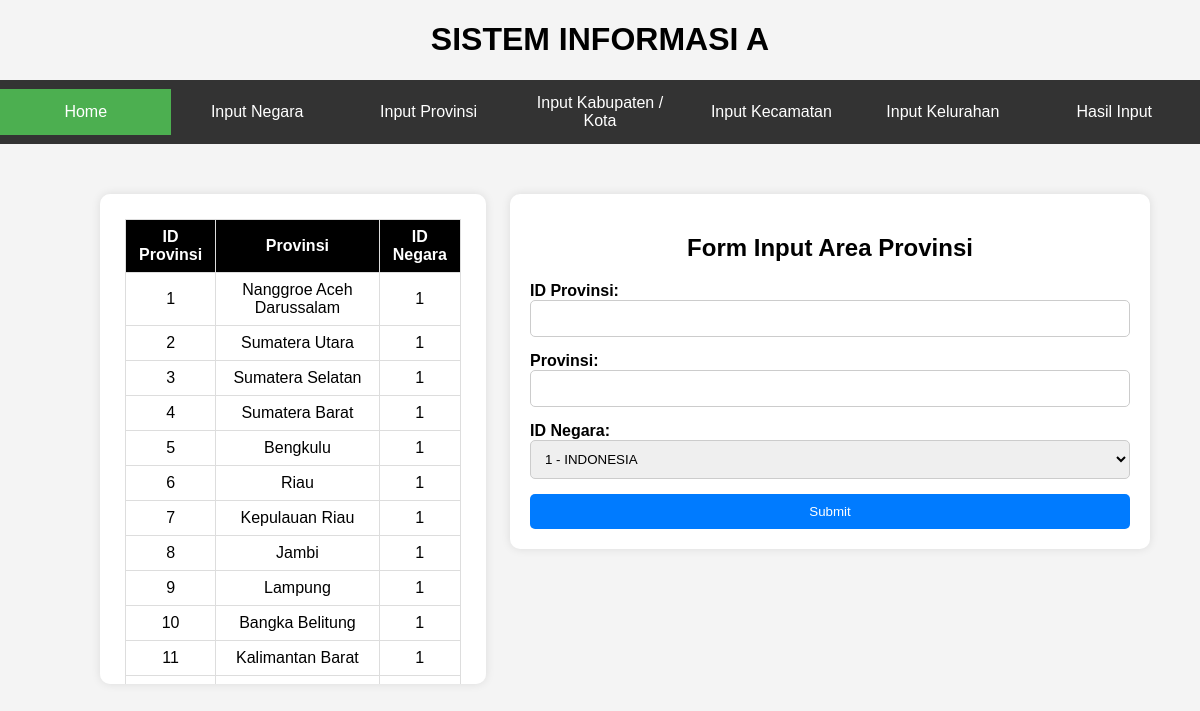
The page /inputprov.php on the database its author committed.
### tables this page shows
CREATE TABLE `areaprovinsi` (
  `Id_Provinsi` int(11) NOT NULL,
  `Provinsi` varchar(100) NOT NULL,
  `Id_Negara` int(11) NOT NULL
);

### inputprov.php (the view, shortened to what this page needs)
<!DOCTYPE html>
<html lang="en">
<head>
</head>
<body>
<h1 align="center">SISTEM INFORMASI A</h1>
<div class="navbar">
<a href="index.php" class="active">Home</a>
    <a href="inputnegara.php">Input Negara</a>
    <a href="inputprov.php">Input Provinsi</a>
    <a href="inputkabkota.php">Input Kabupaten / Kota</a>
    <a href="inputkeca.php">Input Kecamatan</a>
    <a href="inputkelu.php">Input Kelurahan</a>
    <a href="input.php">Hasil Input</a>
</div>
<div class="container">
    <h2>Form Input Area Provinsi</h2>
    <form action="../sia/process/process_provinsi.php" method="post">
        <div>
            <label for="id_provinsi">ID Provinsi:</label>
            <input type="text" id="id_provinsi" name="id_provinsi" required>
        </div>
        <div>
            <label for="provinsi">Provinsi:</label>
            <input type="text" id="provinsi" name="provinsi" required>
        </div>
        <div>
            <label for="id_negara">ID Negara:</label>
            <select id="id_negara" name="id_negara" required>
                <?php
                $servername = "localhost";
                $username = "root";
                $password = "";
                $dbname = "sia";
                $conn = new mysqli($servername, $username, $password, $dbname);
                $sql = "SELECT id_negara, negara FROM areanegara";
                $result = $conn->query($sql);
                if ($result && $result->num_rows > 0) {
                    while ($row = $result->fetch_assoc()) {
                        echo "<option value='" . $row["id_negara"] . "'>" . $row["id_negara"] . " - " . $row["negara"] . "</option>";
                    }
                } else {
                    echo "<option value=''>Tidak ada negara tersedia</option>";
                }
                ?>
            </select>
        </div>
        <button type="submit">Submit</button>
    </form>
</div>
<div class="hasilinput">
    <table>
        <thead>
            <tr>
                <th>ID Provinsi</th>
                <th>Provinsi</th>
                <th>ID Negara</th>
            </tr>
        </thead>
        <tbody>
            <?php
            $servername = "localhost";
            $username = "root";
            $password = "";
            $dbname = "sia";
            $conn = new mysqli($servername, $username, $password, $dbname);
            $sql = "SELECT id_provinsi, provinsi, id_negara FROM areaprovinsi";
            $result = $conn->query($sql);
            if ($result && $result->num_rows > 0) {
                while ($row = $result->fetch_assoc()) {
                    echo "<tr>";
                    echo "<td class='id-provinsi'>" . $row["id_provinsi"] . "</td>";
                    echo "<td class='provinsi'>" . $row["provinsi"] . "</td>";
                    echo "<td class='id-negara'>" . $row["id_negara"] . "</td>";
                    echo "</tr>";
                }
            } else {
                echo "<tr><td colspan='3'>Tidak ada hasil input provinsi.</td></tr>";
            }
            ?>
            </tbody>
            </table>
            </div>
            </body>
            </html>

### inputprov.php (style rules this page uses)
h1 { justify-content: center; align-items: center; position: top; display: flex; }
body { font-family: Arial, sans-serif, bold; margin: 0; padding: 0; background-color: #f4f4f4; justify-content: center; align-items: center; }
.container { width: 80%; max-width: 600px; padding: 20px; background-color: #fff; border-radius: 10px; box-shadow: 0 0 10px rgba(0, 0, 0, 0.1); text-align: center; float: right; margin-top: 50px; margin-right: 50px; overflow: auto; }
.hasilinput { width: 28%; padding: 25px; background-color: #fff; border-radius: 10px; box-shadow: 0 0 10px rgba(0, 0, 0, 0.1); float: left; margin-right: 1%; overflow-y: auto; max-height: 440px; margin-top: 50px; margin-left: 100px; }
h2 { text-align: center; }
form { margin-top: 20px; }
form div { margin-bottom: 15px; }
label { display: block; font-weight: bold; text-align: left; }
input[type="text"], select { width: 100%; padding: 10px; border: 1px solid #ccc; border-radius: 5px; box-sizing: border-box; }
button[type="submit"] { display: block; width: 100%; padding: 10px; background-color: #007bff; color: #fff; border: none; border-radius: 5px; cursor: pointer; }
.navbar { background-color: #333; overflow: hidden; text-align: center; display: flex; justify-content: center; align-items: center; flex-wrap: wrap; }
.navbar a { display: block; color: #fff; text-align: center; padding: 14px 20px; text-decoration: none; flex: 1; max-width: 150px; }
.navbar a.active { background-color: #4CAF50; color: white; }
table { border-collapse: collapse; width: 100%; }
th, td { border: 1px solid #ddd; padding: 8px; text-align: center; }
th { background-color: black; color: white; position: sticky; top: 0; z-index: 2; }
.id-provinsi, .provinsi .id-negara { color: black; }

### rows shown on the page
areaprovinsi: Id_Provinsi "1", Provinsi "Nanggroe Aceh Darussalam", Id_Negara "1"
areaprovinsi: Id_Provinsi "2", Provinsi "Sumatera Utara", Id_Negara "1"
areaprovinsi: Id_Provinsi "3", Provinsi "Sumatera Selatan", Id_Negara "1"
areaprovinsi: Id_Provinsi "4", Provinsi "Sumatera Barat", Id_Negara "1"
areaprovinsi: Id_Provinsi "5", Provinsi "Bengkulu", Id_Negara "1"
areaprovinsi: Id_Provinsi "6", Provinsi "Riau", Id_Negara "1"
areaprovinsi: Id_Provinsi "7", Provinsi "Kepulauan Riau", Id_Negara "1"
areaprovinsi: Id_Provinsi "8", Provinsi "Jambi", Id_Negara "1"
areaprovinsi: Id_Provinsi "9", Provinsi "Lampung", Id_Negara "1"
areaprovinsi: Id_Provinsi "10", Provinsi "Bangka Belitung", Id_Negara "1"
areaprovinsi: Id_Provinsi "11", Provinsi "Kalimantan Barat", Id_Negara "1"

### other values the page prints
form field id_negara "1 - INDONESIA"
